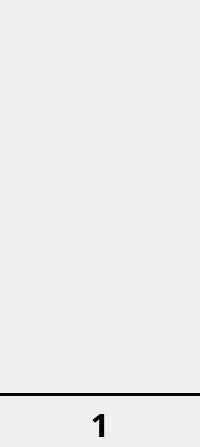
     <widget class="QWidget" name="col1" native="true">
      <layout class="QVBoxLayout" name="verticalLayout">
       <property name="spacing">
        <number>5</number>
       </property>
       <property name="leftMargin">
        <number>0</number>
       </property>
       <property name="topMargin">
        <number>0</number>
       </property>
       <property name="rightMargin">
        <number>0</number>
       </property>
       <property name="bottomMargin">
        <number>0</number>
       </property>
       <item>
        <widget class="QPushButton" name="col1button">
         <property name="sizePolicy">
          <sizepolicy hsizetype="Fixed" vsizetype="Fixed">
           <horstretch>0</horstretch>
           <verstretch>0</verstretch>
          </sizepolicy>
         </property>
         <property name="minimumSize">
          <size>
           <width>44</width>
           <height>44</height>
          </size>
         </property>
         <property name="maximumSize">
          <size>
           <width>44</width>
           <height>44</height>
          </size>
         </property>
         <property name="styleSheet">
          <string notr="true">QPushButton {
    border: none; 
    outline: none;
    image: url(&quot;:/images/arrow&quot;);
}

QPushButton:disabled {
    image: url(&quot;:/images/arrow-disabled&quot;);
}

QPushButton:hover {
    image: url(&quot;:/images/arrow-hover&quot;);
}
</string>
         </property>
         <property name="iconSize">
          <size>
           <width>44</width>
           <height>44</height>
          </size>
         </property>
         <property name="flat">
          <bool>true</bool>
         </property>
        </widget>
       </item>
       <item>
        <spacer name="spacer1up">
         <property name="orientation">
          <enum>Qt::Vertical</enum>
         </property>
         <property name="sizeType">
          <enum>QSizePolicy::Fixed</enum>
         </property>
         <property name="sizeHint" stdset="0">
          <size>
           <width>20</width>
           <height>40</height>
          </size>
         </property>
        </spacer>
       </item>
       <item>
        <widget class="Ball" name="row61">
         <property name="sizePolicy">
          <sizepolicy hsizetype="Fixed" vsizetype="Fixed">
           <horstretch>0</horstretch>
           <verstretch>0</verstretch>
          </sizepolicy>
         </property>
         <property name="minimumSize">
          <size>
           <width>44</width>
           <height>44</height>
          </size>
         </property>
         <property name="maximumSize">
          <size>
           <width>44</width>
           <height>44</height>
          </size>
         </property>
         <property name="text">
          <string/>
         </property>
         <property name="scaledContents">
          <bool>true</bool>
         </property>
         <property name="alignment">
          <set>Qt::AlignCenter</set>
         </property>
        </widget>
       </item>
       <item>
        <widget class="Ball" name="row51">
         <property name="sizePolicy">
          <sizepolicy hsizetype="Fixed" vsizetype="Fixed">
           <horstretch>0</horstretch>
           <verstretch>0</verstretch>
          </sizepolicy>
         </property>
         <property name="minimumSize">
          <size>
           <width>44</width>
           <height>44</height>
          </size>
         </property>
         <property name="maximumSize">
          <size>
           <width>44</width>
           <height>44</height>
          </size>
         </property>
         <property name="text">
          <string/>
         </property>
         <property name="scaledContents">
          <bool>true</bool>
         </property>
         <property name="alignment">
          <set>Qt::AlignCenter</set>
         </property>
        </widget>
       </item>
       <item>
        <widget class="Ball" name="row41">
         <property name="sizePolicy">
          <sizepolicy hsizetype="Fixed" vsizetype="Fixed">
           <horstretch>0</horstretch>
           <verstretch>0</verstretch>
          </sizepolicy>
         </property>
         <property name="minimumSize">
          <size>
           <width>44</width>
           <height>44</height>
          </size>
         </property>
         <property name="maximumSize">
          <size>
           <width>44</width>
           <height>44</height>
          </size>
         </property>
         <property name="text">
          <string/>
         </property>
         <property name="scaledContents">
          <bool>true</bool>
         </property>
         <property name="alignment">
          <set>Qt::AlignCenter</set>
         </property>
        </widget>
       </item>
       <item>
        <widget class="Ball" name="row31">
         <property name="sizePolicy">
          <sizepolicy hsizetype="Fixed" vsizetype="Fixed">
           <horstretch>0</horstretch>
           <verstretch>0</verstretch>
          </sizepolicy>
         </property>
         <property name="minimumSize">
          <size>
           <width>44</width>
           <height>44</height>
          </size>
         </property>
         <property name="maximumSize">
          <size>
           <width>44</width>
           <height>44</height>
          </size>
         </property>
         <property name="text">
          <string/>
         </property>
         <property name="scaledContents">
          <bool>true</bool>
         </property>
         <property name="alignment">
          <set>Qt::AlignCenter</set>
         </property>
        </widget>
       </item>
       <item>
        <widget class="Ball" name="row21">
         <property name="sizePolicy">
          <sizepolicy hsizetype="Fixed" vsizetype="Fixed">
           <horstretch>0</horstretch>
           <verstretch>0</verstretch>
          </sizepolicy>
         </property>
         <property name="minimumSize">
          <size>
           <width>44</width>
           <height>44</height>
          </size>
         </property>
         <property name="maximumSize">
          <size>
           <width>44</width>
           <height>44</height>
          </size>
         </property>
         <property name="text">
          <string/>
         </property>
         <property name="scaledContents">
          <bool>true</bool>
         </property>
         <property name="alignment">
          <set>Qt::AlignCenter</set>
         </property>
        </widget>
       </item>
       <item>
        <widget class="Ball" name="row11">
         <property name="sizePolicy">
          <sizepolicy hsizetype="Fixed" vsizetype="Fixed">
           <horstretch>0</horstretch>
           <verstretch>0</verstretch>
          </sizepolicy>
         </property>
         <property name="minimumSize">
          <size>
           <width>44</width>
           <height>44</height>
          </size>
         </property>
         <property name="maximumSize">
          <size>
           <width>44</width>
           <height>44</height>
          </size>
         </property>
         <property name="text">
          <string/>
         </property>
         <property name="scaledContents">
          <bool>true</bool>
         </property>
         <property name="alignment">
          <set>Qt::AlignCenter</set>
         </property>
        </widget>
       </item>
       <item>
        <spacer name="spacer1down">
         <property name="orientation">
          <enum>Qt::Vertical</enum>
         </property>
         <property name="sizeType">
          <enum>QSizePolicy::Fixed</enum>
         </property>
         <property name="sizeHint" stdset="0">
          <size>
           <width>20</width>
           <height>10</height>
          </size>
         </property>
        </spacer>
       </item>
       <item>
        <widget class="QFrame" name="col1line">
         <property name="minimumSize">
          <size>
           <width>0</width>
           <height>3</height>
          </size>
         </property>
         <property name="maximumSize">
          <size>
           <width>16777215</width>
           <height>3</height>
          </size>
         </property>
         <property name="styleSheet">
          <string notr="true">border: 2px solid black;</string>
         </property>
         <property name="frameShape">
          <enum>QFrame::HLine</enum>
         </property>
        </widget>
       </item>
       <item>
        <widget class="QLabel" name="col1name">
         <property name="font">
          <font>
           <family>Arial Black</family>
           <pointsize>25</pointsize>
           <weight>75</weight>
           <bold>true</bold>
          </font>
         </property>
         <property name="text">
          <string>1</string>
         </property>
         <property name="alignment">
          <set>Qt::AlignCenter</set>
         </property>
        </widget>
       </item>
      </layout>
     </widget>
